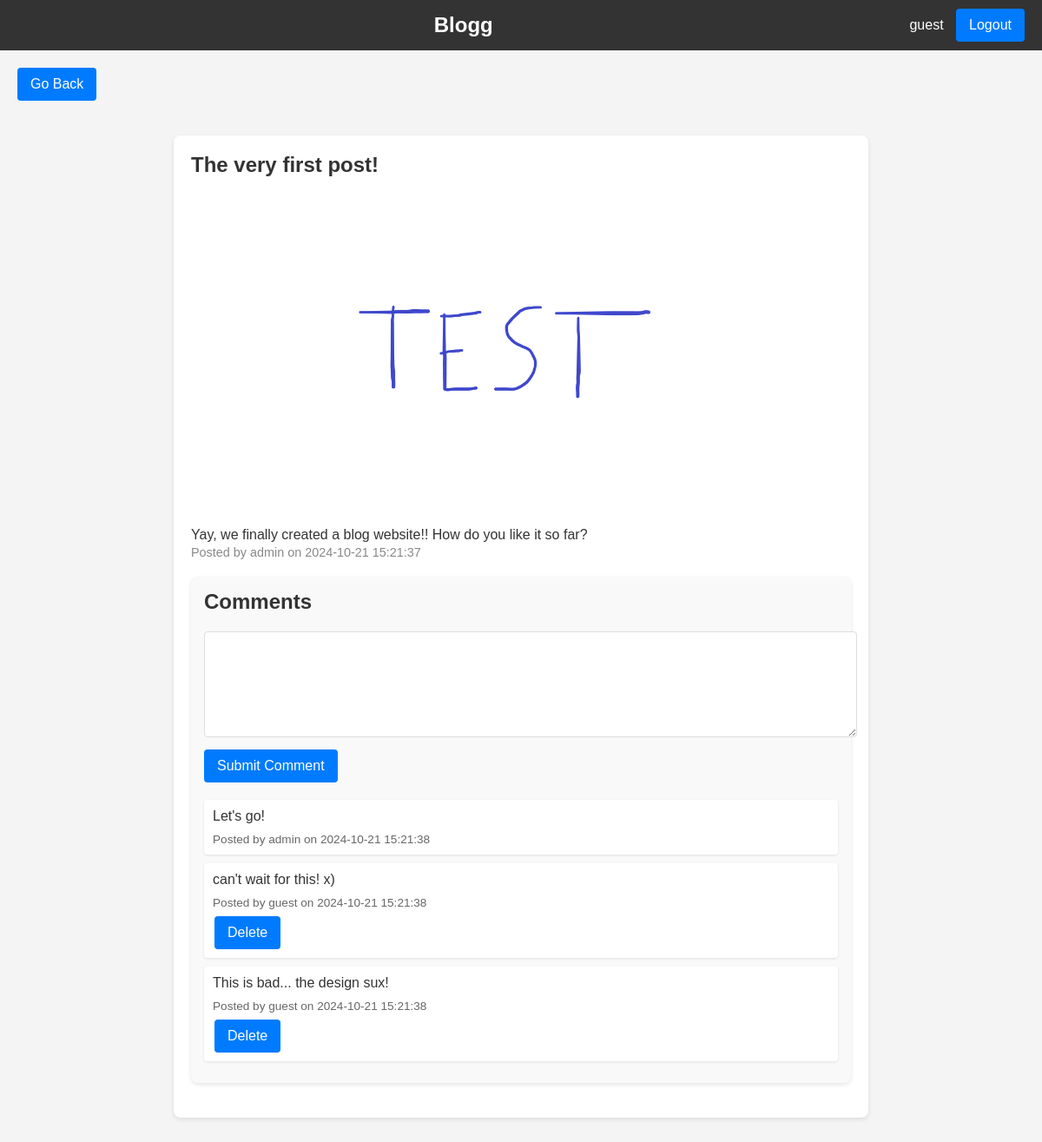
Screenshot of /post/1 (signed in) with the database file from the repository.
### tables this page shows
CREATE TABLE users (
    id INTEGER PRIMARY KEY AUTOINCREMENT,
    username TEXT NOT NULL,
    password TEXT NOT NULL,
    is_admin BOOLEAN NOT NULL DEFAULT 0,
    created TIMESTAMP NOT NULL DEFAULT CURRENT_TIMESTAMP
);

CREATE TABLE posts (
    id INTEGER PRIMARY KEY AUTOINCREMENT,
    title TEXT NOT NULL,
    content TEXT NOT NULL,
    image TEXT,
    created TIMESTAMP NOT NULL DEFAULT CURRENT_TIMESTAMP,
    user_id INTEGER,
    FOREIGN KEY(user_id) REFERENCES users(id)
);

CREATE TABLE comments (
    id INTEGER PRIMARY KEY AUTOINCREMENT,
    content TEXT NOT NULL,
    created TIMESTAMP NOT NULL DEFAULT CURRENT_TIMESTAMP,
    post_id INTEGER,
    user_id INTEGER,
    FOREIGN KEY(post_id) REFERENCES posts(id),
    FOREIGN KEY(user_id) REFERENCES users(id)
);

### app/app.py (the view)
@app.route('/post/<int:post_id>', methods=['GET', 'POST'])
def post(post_id):
    conn = get_db_connection()
    post = get_post(post_id)
    comments = get_comments(post_id)
    conn.close()
    return render_template('post.html', post=post, comments=comments)

### app/app.py (called while the page is built)
def get_db_connection():
    conn = sqlite3.connect(DATABASE)
    conn.row_factory = sqlite3.Row
    return conn

def get_post(post_id):
    conn = get_db_connection()
    post = conn.execute('''
        SELECT posts.id, posts.title, posts.content, posts.created, posts.image, users.username
        FROM posts
        JOIN users ON posts.user_id = users.id
        WHERE posts.id = ?
    ''', (post_id,)).fetchone()
    conn.close()
    return post

def get_comments(post_id):
    conn = get_db_connection()
    comments = conn.execute('''
        SELECT comments.id, comments.content, comments.created, users.username
        FROM comments
        JOIN users ON comments.user_id = users.id
        WHERE comments.post_id = ?
        ORDER BY comments.created DESC
    ''', (post_id,)).fetchall()
    conn.close()
    return comments

### app/templates/post.html (shortened to what this page needs)
<!DOCTYPE html>
<html lang="en">
<head>
    <link rel="stylesheet" href="{{ url_for('static', filename='styles.css') }}">
</head>
<body>
    <div id="header-bar">
        <nav>
            <div id="logo">
                <a href="{{ url_for('index') }}">Blogg</a>
            </div>
            <div id="login-button-container">
                {% if 'username' in session %}
                    <span class="username-display">{{ session['username'] }}</span>
                    <a href="{{ url_for('logout') }}" class="btn">Logout</a>
                {% else %}
                    <a href="{{ url_for('login') }}" class="btn">Login</a>
                {% endif %}
            </div>
        </nav>
    </div>
    <div class="back-button-container">
        <a href="{{ url_for('index') }}" class="btn">Go Back</a>
    </div>
    <div id="post-container">
        <article class="post">
            <h1 class="post-title">{{ post['title'] }}</h1>
            {% if post['image'] %}
            <div class="post-image">
                <img src="{{ url_for('static', filename='images/' + post['image']) }}" alt="Post Image">
            </div>
            {% endif %}
            <div class="post-content">{{ post['content'] }}</div>
            <div class="post-meta">Posted by {{ post['username'] }} on {{ post['created'] }}</div>
            <div class="comments-section">
                <h2>Comments</h2>
                <form method="post" action="{{ url_for('add_comment', post_id=post['id']) }}">
                    <textarea name="comment_content" required></textarea>
                    <input type="submit" value="Submit Comment" class="btn">
                </form>
                {% for comment in comments %}
                    <div class="comment">
                        <p class="comment-content">{{ comment['content'] }}</p>
                        <div class="comment-meta">
                            Posted by {{ comment['username'] }} on {{ comment['created'] }}
                        </div>
                        {% if session['username'] == comment['username'] or session.get('is_admin') %}
                            <a href="{{ url_for('delete_comment', comment_id=comment['id']) }}" class="btn delete-comment-btn">Delete</a>
                        {% endif %}
                    </div>
                {% endfor %}
            </div>
        </article>
    </div>
</body>
</html>

### app/static/styles.css (style rules this page uses)
body { font-family: 'Arial', sans-serif; margin: 0; padding: 0; background-color: #f4f4f4; color: #333; }
a { text-decoration: none; color: #007bff; }
#header-bar nav { display: flex; justify-content: space-between; align-items: center; background-color: #333; color: #fff; padding: 10px 20px; text-align: center; }
#header-bar #logo { font-size: 24px; font-weight: bold; flex: 1; }
#header-bar #logo a { color: #fff; text-decoration: none; }
#header-bar #login-button-container { margin-left: auto; }
.username-display { margin-right: 10px; color: white; }
#post-container { padding: 20px; max-width: 800px; margin: auto; }
.post { background-color: #fff; padding: 20px; border-radius: 8px; box-shadow: 0 2px 5px rgba(0,0,0,0.1); margin-bottom: 20px; }
.post-title { margin-top: 0; }
.post-meta { color: #888; font-size: 0.9em; margin-bottom: 20px; }
.post-content { line-height: 1.6; }
.comments-section { background-color: #f9f9f9; padding: 15px; border-radius: 8px; box-shadow: 0 2px 5px rgba(0,0,0,0.1); margin-bottom: 20px; }
.comments-section h2 { margin-top: 0; margin-bottom: 15px; }
.comment { padding: 10px; margin-bottom: 10px; background-color: #fff; border-radius: 4px; box-shadow: 0 1px 3px rgba(0,0,0,0.1); }
.comment-content { margin: 0; color: #333; }
.comment-meta { margin-top: 10px; font-size: 0.85em; color: #666; }
.comments-section form { margin-top: 20px; margin-bottom: 20px; }
.comments-section textarea { width: 100%; height: 100px; margin-bottom: 10px; border: 1px solid #ddd; border-radius: 4px; padding: 10px; }
.delete-comment-btn { padding: 4px 6px; font-size: 7px; margin-left: 2px; margin-top: 8px; }
.back-button-container { margin: 20px; text-align: left; }
.btn, .btn:link, .btn:visited, .btn:hover, .btn:active { display: inline-block; background-color: #007bff; color: white; padding: 10px 15px; text-align: center; border-radius: 4px; text-decoration: none; font-size: 16px; transition: background-color 0.3s ease; border: none; outline: none; }
.post-image img { max-width: 100%; height: auto; border-radius: 8px; margin-top: 20px; }

### rows the page displays
users: username "guest"
posts: title "The very first post!", image (picture), content "Yay, we finally created a blog website!! How do you like it so far?", created "2024-10-21 15:21:37"
users: username "admin"
comments: content "Let's go!", username "admin", created "2024-10-21 15:21:38"
comments: content "can't wait for this! x)", username "guest", created "2024-10-21 15:21:38"
comments: content "This is bad... the design sux!", username "guest", created "2024-10-21 15:21:38"
